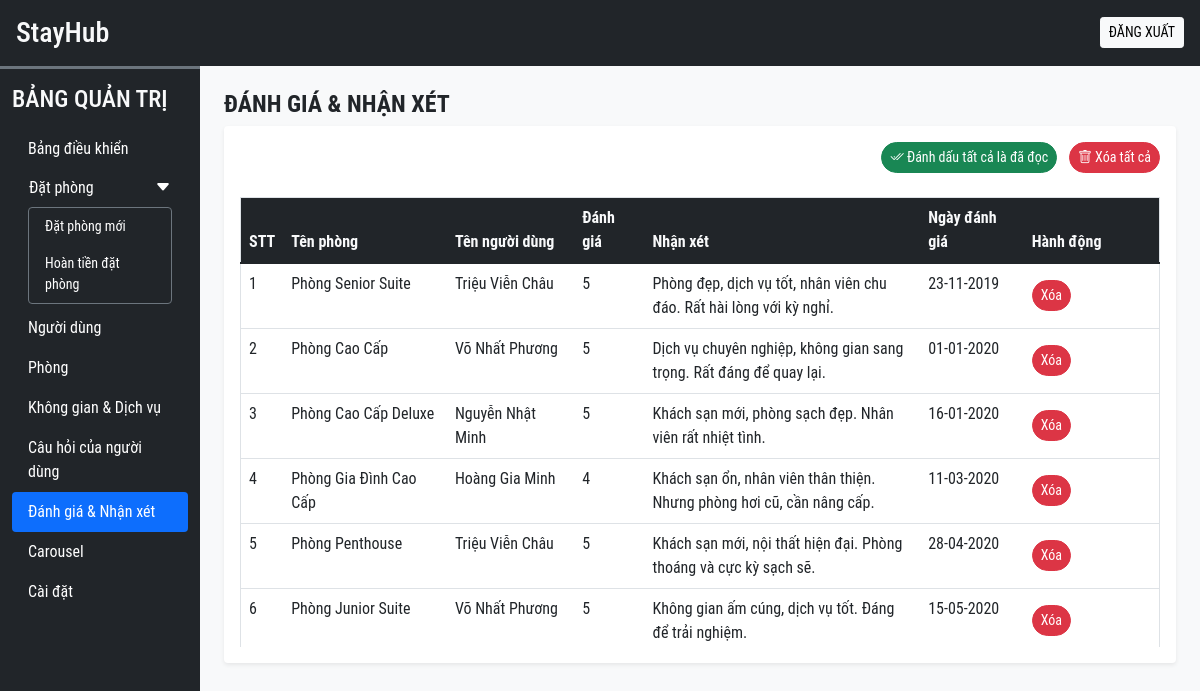
The page /admin/rate_review.php (signed in) on the database its author committed.
### tables this page shows
CREATE TABLE `rating_review` (
  `sr_no` int(11) NOT NULL,
  `booking_id` int(11) NOT NULL,
  `room_id` int(11) NOT NULL,
  `user_id` int(11) NOT NULL,
  `rating` int(11) NOT NULL,
  `review` varchar(200) NOT NULL,
  `seen` int(11) NOT NULL DEFAULT 0,
  `datentime` datetime NOT NULL DEFAULT current_timestamp()
);

CREATE TABLE `rooms` (
  `id` int(11) NOT NULL,
  `name` varchar(150) NOT NULL,
  `area` int(11) NOT NULL,
  `price` int(11) NOT NULL,
  `quantity` int(11) NOT NULL,
  `adult` int(11) NOT NULL,
  `children` int(11) NOT NULL,
  `description` varchar(400) NOT NULL,
  `status` tinyint(4) NOT NULL DEFAULT 1,
  `removed` tinyint(4) NOT NULL DEFAULT 0
);

CREATE TABLE `user_cred` (
  `id` int(11) NOT NULL,
  `name` varchar(50) NOT NULL,
  `email` varchar(150) NOT NULL,
  `address` varchar(250) NOT NULL,
  `phonenum` varchar(11) NOT NULL,
  `pincode` int(11) NOT NULL,
  `dob` date NOT NULL,
  `profile` varchar(50) NOT NULL,
  `password` varchar(100) NOT NULL,
  `is_verified` int(11) NOT NULL DEFAULT 0,
  `token` varchar(100) DEFAULT NULL,
  `t_expire` date DEFAULT NULL,
  `status` int(11) NOT NULL DEFAULT 1,
  `datentime` datetime NOT NULL
);

### admin/rate_review.php (the view, shortened to what this page needs)
<!DOCTYPE html>
<html lang="vi">
<head>
    <?php require('inc/links.php'); ?>
</head>
<body class="bg-light">
    <?php require('inc/header.php'); ?>
    <div class="container-fluid" id="main-content">
        <div class="row">
            <div class="col-lg-10 ms-auto p-4 overflow-hidden">
            <h4 class="fw-bold">ĐÁNH GIÁ & NHẬN XÉT</h4>
                <div class="card border-0 shadow-sm mb-4">
                    <div class="card-body">
                        <div class="text-end mb-4">
                            <a href="?seen=all" class="btn btn-success me-2 rounded-pill shadow-none btn-sm">
                            <i class="bi bi-check2-all"></i> Đánh dấu tất cả là đã đọc
                            </a>
                            <a href="?del=all" class="btn btn-danger rounded-pill shadow-none btn-sm">
                                <i class="bi bi-trash"></i> Xóa tất cả
                            </a>
                        </div>
                        <div class="table-responsive-md" style="height: 450px; overflow-y: scroll;">
                            <table class="table table-hover border">
                                <thead class="stickcy-top">
                                    <tr class="bg-dark text-light">
                                        <th scope="col">STT</th>
                                        <th scope="col">Tên phòng</th>
                                        <th scope="col">Tên người dùng</th>
                                        <th scope="col">Đánh giá</th>
                                        <th scope="col" width="30%">Nhận xét</th>
                                        <th scope="col">Ngày đánh giá</th>
                                        <th scope="col">Hành động</th>
                                    </tr>
                                </thead>
                                <tbody>
                                    <?php
                                        $q = "SELECT  rr.*,uc.name AS uname,r.name AS rname FROM `rating_review` rr
                                        INNER JOIN `user_cred` uc ON rr.user_id = uc.id
                                        INNER JOIN `rooms` r ON rr.room_id = r.id
                                        ORDER BY `sr_no` DESC";
                                        $data = mysqli_query($con,$q);
                                        $i=1;
                                        while($row = mysqli_fetch_assoc($data))
                                        {
                                            $date= date('d-m-Y', strtotime($row['datentime']));
                                            $seen='';
                                            if($row['seen']!=1)
                                            {
                                                $seen = "<a href='?seen=$row[sr_no]' class='btn btn-sm rounded-pill btn-primary'>Đánh dấu là đã đọc</a> <br>";
                                            }
                                            $seen.="<a href='?del=$row[sr_no]' class='btn btn-sm rounded-pill btn-danger mt-2'>Xóa</a>";
                                            echo<<<query
                                                <tr>
                                                    <td>$i</td>
                                                    <td>$row[rname]</td>
                                                    <td>$row[uname]</td>
                                                    <td>$row[rating]</td>
                                                    <td>$row[review]</td>
                                                    <td>$date</td>
                                                    <td>$seen</td>
                                                </tr>
                                            query;
                                            $i++;
                                        }
                                    ?>
                                </tbody>
                            </table>
                        </div>
                    </div>
                </div>
            </div>
        </div>
    </div>
</body>
</html>

### admin/css/common.css (style rules this page uses)
:root { --teal: #2EC1AC; --teal_hover: #279E8C; }
* { font-family: 'Roboto Condensed', sans-serif; }

### rows shown on the page
rating_review: room.name "Phòng Senior Suite", user.name "Triệu Viễn Châu", rating "5", review "Phòng đẹp, dịch vụ tốt, nhân viên chu đáo. Rất hài lòng với kỳ nghỉ.", datentime "23-11-2019"
rating_review: room.name "Phòng Cao Cấp", user.name "Võ Nhất Phương", rating "5", review "Dịch vụ chuyên nghiệp, không gian sang trọng. Rất đáng để quay lại.", datentime "01-01-2020"
rating_review: room.name "Phòng Cao Cấp Deluxe", user.name "Nguyễn Nhật Minh", rating "5", review "Khách sạn mới, phòng sạch đẹp. Nhân viên rất nhiệt tình.", datentime "16-01-2020"
rating_review: room.name "Phòng Gia Đình Cao Cấp", user.name "Hoàng Gia Minh", rating "4", review "Khách sạn ổn, nhân viên thân thiện. Nhưng phòng hơi cũ, cần nâng cấp.", datentime "11-03-2020"
rating_review: room.name "Phòng Penthouse", user.name "Triệu Viễn Châu", rating "5", review "Khách sạn mới, nội thất hiện đại. Phòng thoáng và cực kỳ sạch sẽ.", datentime "28-04-2020"
rating_review: room.name "Phòng Junior Suite", user.name "Võ Nhất Phương", rating "5", review "Không gian ấm cúng, dịch vụ tốt. Đáng để trải nghiệm.", datentime "15-05-2020"
